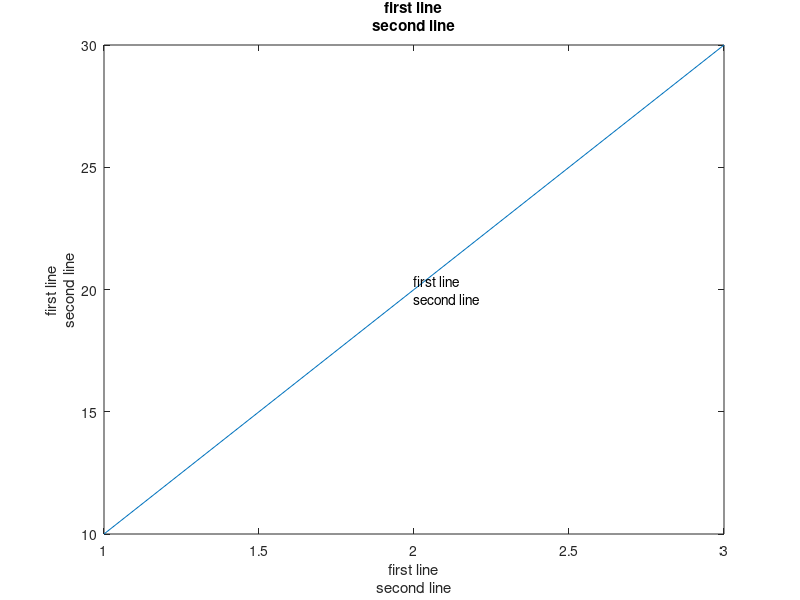

Write the MATLAB code that produced this figure. (Note: this script raises an error after producing the figure.)
fig = figure;
plot([1,2,3], [10,20,30]);
txt = {'first line', 'second line'};
xlabel(txt);
ylabel(txt);
text(2, 20, txt);
title(txt);

% PLOTLY
response = fig2plotly(fig,'filename','matlab_text_as_cell_array');
plotly_url = response.url;
